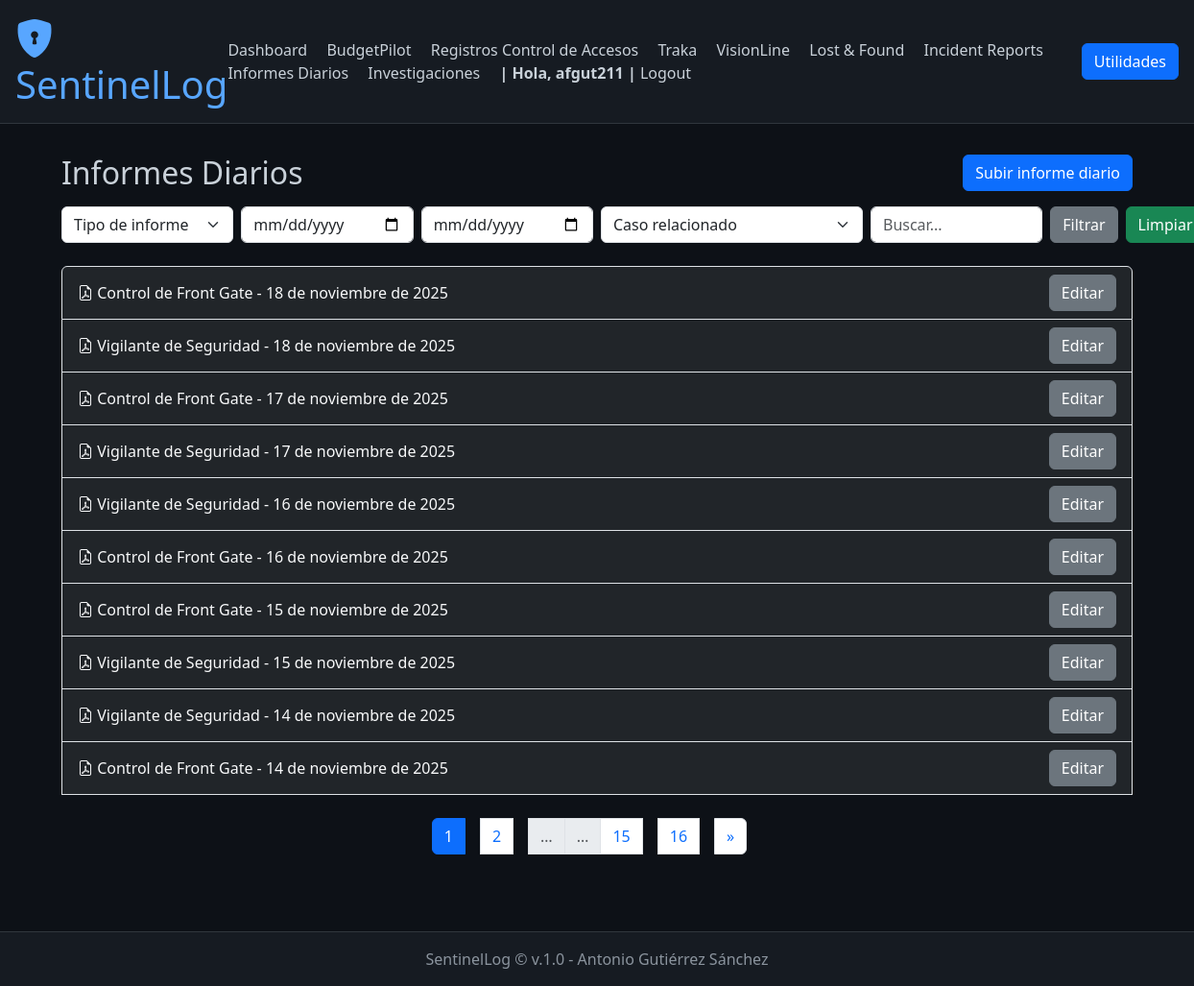
The page /daily_reports/ (signed in) on the database its author committed.
### daily_reports/models.py (models this page shows, shortened)
class DailyReport(models.Model):
    REPORT_TYPE_CHOICES = [
        ('vigilante', 'Vigilante de Seguridad'),
        ('front_gate', 'Control de Front Gate'),
        ('otro', 'Otro'),
    ]
    report_type = models.CharField(
        max_length=20,
        choices=REPORT_TYPE_CHOICES,
        default='vigilante'
    )
    date = models.DateField(help_text="Fecha a la que corresponde el informe")
    uploaded_at = models.DateTimeField(auto_now_add=True)
    uploaded_by = models.ForeignKey(User, on_delete=models.SET_NULL, null=True, blank=True)
    pdf_file = models.FileField(upload_to='daily_reports/pdfs/')
    related_case = models.ForeignKey(
        'investigations.InvestigationCase',
        on_delete=models.SET_NULL,
        null=True,
        blank=True,
        help_text="Relaciona este informe con un caso de investigación si aplica"
    )
    notes = models.TextField(blank=True, help_text="Notas u observaciones adicionales")
    pdf_text = models.TextField(blank=True, help_text="Texto extraído del PDF para búsqueda")
    history = HistoricalRecords()

### daily_reports/views.py (the view)
# urls.py: path('', views.index, name='daily_activity_index'),
def index(request):
    reports = DailyReport.objects.all().order_by('-date')
    report_type = request.GET.get('report_type')
    date_from = request.GET.get('date_from')
    date_to = request.GET.get('date_to')
    related_case = request.GET.get('related_case')
    search = request.GET.get('search')
    if report_type:
        reports = reports.filter(report_type=report_type)
    if date_from:
        reports = reports.filter(date__gte=date_from)
    if date_to:
        reports = reports.filter(date__lte=date_to)
    if related_case:
        reports = reports.filter(related_case=related_case)
    if search:
        reports = reports.filter(
            Q(notes__icontains=search) |
            Q(related_case__title__icontains=search) |
            Q(pdf_text__icontains=search)
        )
    from investigations.models import InvestigationCase
    cases = InvestigationCase.objects.all()
    paginator = Paginator(reports, 10)  # 10 por página
    page_number = request.GET.get('page')
    page_obj = paginator.get_page(page_number)
    return render(request, 'daily_reports/index.html', {
        'page_obj': page_obj,
        'cases': cases,
        'selected': {
            'report_type': report_type,
            'date_from': date_from,
            'date_to': date_to,
            'related_case': related_case,
            'search': search,
        }
    })

### daily_reports/templates/daily_reports/index.html (shortened to what this page needs)
{% extends 'base.html' %}
{% block content %}
<div class="d-flex justify-content-between align-items-center mb-3">
    <h2 class="mb-0">Informes Diarios</h2>
    <a href="{% url 'add_daily_report' %}" class="btn btn-primary">
        Subir informe diario
    </a>
</div>
<form method="get" class="row g-2 mb-4">
    <div class="col-md-2">
        <select name="report_type" class="form-select">
            <option value="">Tipo de informe</option>
        </select>
    </div>
    <div class="col-md-2">
        <input type="date" name="date_from" class="form-control" value="{{ selected.date_from }}">
    </div>
    <div class="col-md-2">
        <input type="date" name="date_to" class="form-control" value="{{ selected.date_to }}">
    </div>
    <div class="col-md-3">
        <select name="related_case" class="form-select">
            <option value="">Caso relacionado</option>
        </select>
    </div>
    <div class="col-md-2">
        <input type="text" name="search" class="form-control" placeholder="Buscar..." value="{{ selected.search|default_if_none:'' }}">
    </div>
    <div class="col-md-1 d-flex gap-2 align-items-center">
        <button type="submit" class="btn btn-secondary">Filtrar</button>
        <a href="{% url 'daily_reports_index' %}" class="btn btn-success">Limpiar</a>
    </div>
</form>
<div class="list-group">
    {% for report in page_obj %}
        <div class="list-group-item bg-dark text-light d-flex justify-content-between align-items-center">
            <div>
                <a href="{{ report.pdf_file.url }}" target="_blank" class="text-light text-decoration-none">
                    <i class="bi bi-file-earmark-pdf"></i>
                    {{ report.get_report_type_display }} - {{ report.date }}
                </a>
            </div>
            <a href="{% url 'edit_daily_report' report.pk %}" class="btn btn-secondary">
                Editar
            </a>
        </div>
    {% empty %}
        <div class="alert alert-info mb-0">
            No hay informes diarios registrados.
        </div>
    {% endfor %}
    <br>
    {% with request.GET.urlencode as filter_query %}
        <nav aria-label="Paginación">
            <ul class="pagination justify-content-center">
                {% for num in page_obj.paginator.page_range %}
                {% if num <= 2 or num > page_obj.paginator.num_pages|add:'-2' or num >= page_obj.number|add:'-1' and num <= page_obj.number|add:'1' %}
                    <li class="page-item {% if page_obj.number == num %}active{% endif %}">
                    <a class="page-link" href="?{{ filter_query }}{% if filter_query %}&{% endif %}page={{ num }}">{{ num }}</a>
                    </li>
                {% elif num == 3 or num == page_obj.paginator.num_pages|add:'-2' %}
                    <li class="page-item disabled"><span class="page-link">…</span></li>
                {% endif %}
                {% endfor %}
                {% if page_obj.has_next %}
                <li class="page-item">
                    <a class="page-link" href="?{{ filter_query }}{% if filter_query %}&{% endif %}page={{ page_obj.next_page_number }}">&raquo;</a>
                </li>
                {% endif %}
            </ul>
        </nav>
    {% endwith %}
</div>
{% endblock %}

### templates/base.html (shortened to what this page needs)
<!DOCTYPE html>
<html lang="es">
<head>
    <link href="https://cdn.jsdelivr.net/npm/bootstrap@5.3.3/dist/css/bootstrap.min.css" rel="stylesheet">
    <link href="https://cdn.jsdelivr.net/npm/bootstrap-icons@1.10.5/font/bootstrap-icons.css" rel="stylesheet">
    <link href="https://cdnjs.cloudflare.com/ajax/libs/toastr.js/latest/toastr.min.css" rel="stylesheet"/>
</head>
<body>
    <header class="d-flex flex-column flex-md-row align-items-center justify-content-between">
        <h1><i class="bi bi-shield-lock-fill"></i> SentinelLog</h1>
        <nav class="mt-3 mt-md-0">
            <a href="/dashboard/">Dashboard</a>
            <a href="{% url 'budgetpilot:presupuesto_list' %}">BudgetPilot</a>
            <a href="{% url 'registro_list' %}">Registros Control de Accesos</a>
            <a href="{% url 'traka:user_list' %}">Traka</a>
            <a href="{% url 'visionline_operator_list' %}">VisionLine</a>
            <a href="{% url 'lostfound:list' %}">Lost &amp; Found</a>
            <a href="/incident_management/">Incident Reports</a>
            <a href="/daily_reports/">Informes Diarios</a>
            <a href="/investigations/">Investigaciones</a>
            {% if user.is_authenticated %}
            <span><b>| Hola, {{ user }} |</b></span>
            <a href="{% url 'account_logout' %}">Logout</a>
            {% else %}
                <a href="/accounts/login/">Login</a>
            {% endif %}
        </nav>
        <div class="order-1 order-md-0">
            <button class="btn btn-primary" type="button" data-bs-toggle="offcanvas" data-bs-target="#offcanvasWithBothOptions" aria-controls="offcanvasWithBothOptions">
                Utilidades
            </button>
        </div>
    </header>
    <main class="container">
        {% block content %}{% endblock %}
    </main>
    <footer>
        SentinelLog © {{ now|date:"YYYY" }} v.1.0 - Antonio Gutiérrez Sánchez
    </footer>
</body>
</html>

### templates/base.html (style rules this page uses)
body { background-color: #0d1117; color: #c9d1d9; }
header { background-color: #161b22; padding: 1rem; border-bottom: 1px solid #30363d; }
header h1 { color: #58a6ff; margin: 0; }
nav a { color: #c9d1d9; margin-right: 1rem; text-decoration: none; }
main { padding: 2rem; }
footer { background-color: #161b22; color: #8b949e; text-align: center; padding: 1rem; border-top: 1px solid #30363d; margin-top: 2rem; }

### rows shown on the page
DailyReport: report_type "Control de Front Gate", date "18 de noviembre de 2025"
DailyReport: report_type "Vigilante de Seguridad", date "18 de noviembre de 2025"
DailyReport: report_type "Control de Front Gate", date "17 de noviembre de 2025"
DailyReport: report_type "Vigilante de Seguridad", date "17 de noviembre de 2025"
DailyReport: report_type "Vigilante de Seguridad", date "16 de noviembre de 2025"
DailyReport: report_type "Control de Front Gate", date "16 de noviembre de 2025"
DailyReport: report_type "Control de Front Gate", date "15 de noviembre de 2025"
DailyReport: report_type "Vigilante de Seguridad", date "15 de noviembre de 2025"
DailyReport: report_type "Vigilante de Seguridad", date "14 de noviembre de 2025"
DailyReport: report_type "Control de Front Gate", date "14 de noviembre de 2025"

### other values the page prints
{{ user }} "afgut211"
{{ num }} "1" "2" "15" "16"
